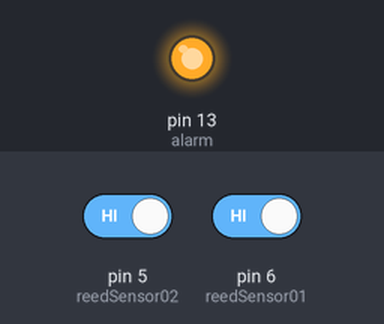
Simulated run of this sketch. Board: Arduino Uno, built with avr-gcc and run on an emulated ATmega328P. On the bench: output pins drawn as LEDs (lit = HIGH). Inputs (shaded band) come from the test bench; at power-on: pin 5 (reedSensor02) HIGH, pin 6 (reedSensor01) HIGH.

Above: at 1.2 s.
1.3 s: pin 5 (reedSensor02) driven LOW
At 1.9 s:
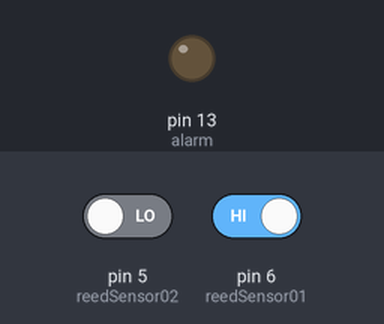
2.8 s: pin 5 (reedSensor02) driven HIGH
At 4.2 s:
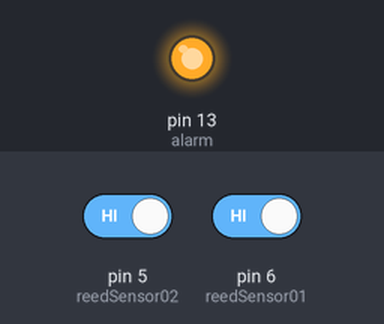
Timing chart, 0 to 5.8 s (numbered marks = the images above; inputs shaded):
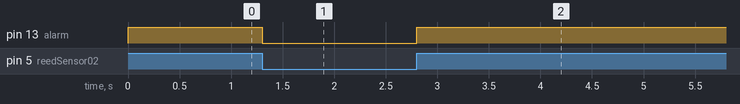

The sketch:

first_test.ino
```cpp
// initial setup , where you 'tell the board which pins belong to what'

int reedSensor01 = 6;
int reedSensor02 = 5;
int panicSwitch = 0;
int alarm = 13;

void setup() {
  // put your setup code here, to run once:

  pinMode(reedSensor01, INPUT);
  pinMode(reedSensor02, INPUT);
  pinMode(panicSwitch, INPUT);
  pinMode(alarm, OUTPUT);

  digitalWrite(reedSensor01, HIGH);
  digitalWrite(reedSensor02, HIGH);
  digitalWrite(panicSwitch, HIGH);
}

void loop() {
  // put your main code here, to run repeatedly:
  if(digitalRead(reedSensor01) && digitalRead(reedSensor02) == LOW) {
    // Do Nothing
    digitalWrite(alarm, LOW);
  }
  else if(digitalRead(reedSensor01) || digitalRead(reedSensor02) == HIGH) {
    // Set off Alarm
    digitalWrite(alarm, HIGH);
  }
  else if(digitalRead(panicSwitch) == HIGH) {
    // Do Nothing
    digitalWrite(alarm,LOW);
  }
  else if (digitalRead(panicSwitch) == LOW) {
    // Set off Alarm
    digitalWrite(alarm, HIGH);
  }
}
```

Measured:
- after the input at 1.3 s, pin 13 (alarm): HIGH → LOW at once
- after the input at 2.8 s, pin 13 (alarm): LOW → HIGH at once
